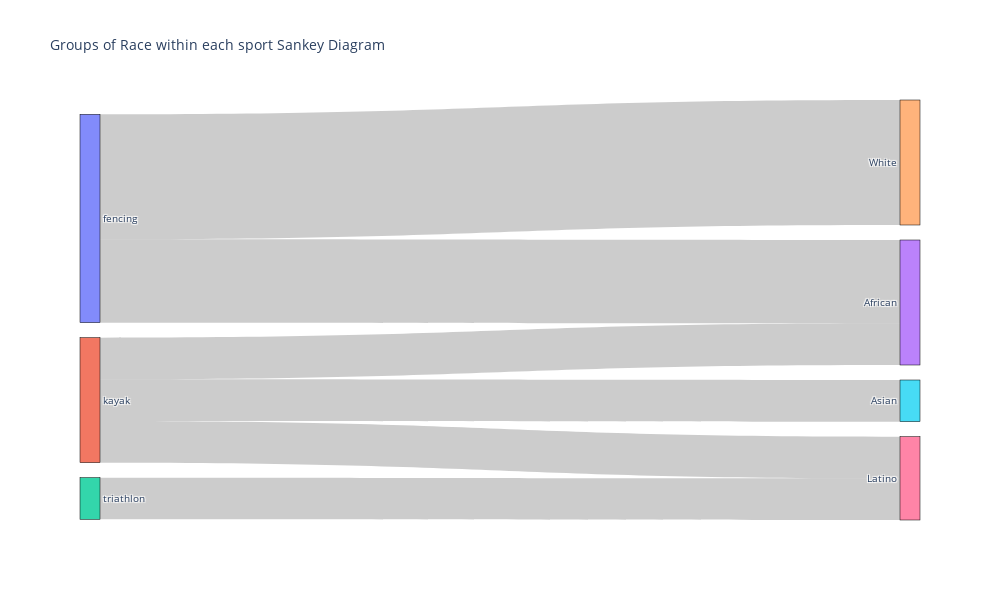

The notebook cell this image was saved under:
### Markdown cell above
26.Create a sankey diagram to show the groups of race within each sport

### Code cell
#Step 1 Group Data by sport and Ethnicity and count 
sport_race_group=data_Athletes.groupby(['sport', 'Ethnicity']).size().reset_index(name='count')
#Step 2 Renaming Columns 
sport_race_group.columns=['source','target','value']

#Step 3 Creating List of Unique values
unique_source_target_values = list(pd.unique(sport_race_group[['source', 'target']].values.ravel('K')))


#Step 4 assigning unique number to each source and target
mapping_dictionary = {k: v for v, k in enumerate(unique_source_target_values)}


#Step 5 mapping of full data
sport_race_group['source']=sport_race_group['source'].map(mapping_dictionary)

sport_race_group['target']=sport_race_group['target'].map(mapping_dictionary)


#Step 6 converting full dataframe as list for using with in plotly
links_dict = sport_race_group.to_dict(orient='list')

#Step 7 Sankey Diagram 
fig = go.Figure(data=[go.Sankey(
    node = dict(
      pad = 15,
      thickness = 20,
      line = dict(color = "black", width = 0.5),
      label =unique_source_target_values,      
    ),
    link = dict(
      source = links_dict["source"],
      target = links_dict["target"],
      value = links_dict["value"],
  
  ))])
#Step 8 Update and show plot
fig.update_layout(title_text="Groups of Race within each sport Sankey Diagram", font_size=10,width=1000, height=600)
fig.show()

### Figure 1 — Plotly figure (JSON) as saved in the notebook; plotly's stock layout.template omitted (floating-point values rounded to 4 significant figures)
{"data": [{"link": {"source": [0, 0, 1, 1, 1, 2], "target": [3, 4, 3, 5, 6, 6], "value": [4, 6, 2, 2, 2, 2]}, "node": {"label": ["fencing", "kayak", "triathlon", "African", "White", "Asian", "Latino"], "line": {"color": "black", "width": 0.5}, "pad": 15, "thickness": 20}, "type": "sankey"}], "layout": {"font": {"size": 10}, "height": 600, "title": {"text": "Groups of Race within each sport Sankey Diagram"}, "width": 1000}}
